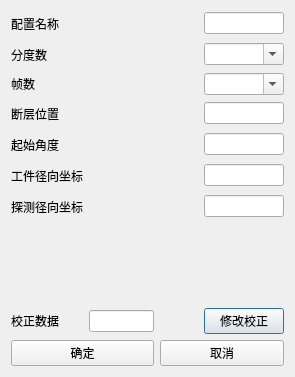
<?xml version="1.0" encoding="UTF-8"?>
<ui version="4.0">
 <class>SaveConeScanConfigDialog</class>
 <widget class="QDialog" name="SaveConeScanConfigDialog">
  <property name="geometry">
   <rect>
    <x>0</x>
    <y>0</y>
    <width>295</width>
    <height>377</height>
   </rect>
  </property>
  <property name="windowTitle">
   <string>SaveConeScanConfigDialog</string>
  </property>
  <layout class="QGridLayout" name="gridLayout">
   <item row="0" column="0">
    <widget class="QLabel" name="coneScanFrameAverageStaticLabel_5">
     <property name="minimumSize">
      <size>
       <width>0</width>
       <height>25</height>
      </size>
     </property>
     <property name="maximumSize">
      <size>
       <width>16777215</width>
       <height>25</height>
      </size>
     </property>
     <property name="text">
      <string>配置名称</string>
     </property>
    </widget>
   </item>
   <item row="0" column="1" colspan="2">
    <spacer name="horizontalSpacer_12">
     <property name="orientation">
      <enum>Qt::Horizontal</enum>
     </property>
     <property name="sizeHint" stdset="0">
      <size>
       <width>138</width>
       <height>20</height>
      </size>
     </property>
    </spacer>
   </item>
   <item row="0" column="3">
    <widget class="QLineEdit" name="configNameEdit">
     <property name="maximumSize">
      <size>
       <width>80</width>
       <height>16777215</height>
      </size>
     </property>
    </widget>
   </item>
   <item row="1" column="0">
    <widget class="QLabel" name="coneScanGraduationStaticLabel">
     <property name="minimumSize">
      <size>
       <width>0</width>
       <height>25</height>
      </size>
     </property>
     <property name="maximumSize">
      <size>
       <width>16777215</width>
       <height>25</height>
      </size>
     </property>
     <property name="text">
      <string>分度数</string>
     </property>
    </widget>
   </item>
   <item row="1" column="1" colspan="2">
    <spacer name="horizontalSpacer_5">
     <property name="orientation">
      <enum>Qt::Horizontal</enum>
     </property>
     <property name="sizeHint" stdset="0">
      <size>
       <width>138</width>
       <height>20</height>
      </size>
     </property>
    </spacer>
   </item>
   <item row="1" column="3">
    <widget class="QComboBox" name="graduationComboBox">
     <property name="minimumSize">
      <size>
       <width>80</width>
       <height>0</height>
      </size>
     </property>
     <property name="maximumSize">
      <size>
       <width>80</width>
       <height>16777215</height>
      </size>
     </property>
     <property name="inputMethodHints">
      <set>Qt::ImhNone</set>
     </property>
     <property name="editable">
      <bool>true</bool>
     </property>
    </widget>
   </item>
   <item row="2" column="0">
    <widget class="QLabel" name="coneScanFramesStaticLabel">
     <property name="maximumSize">
      <size>
       <width>16777215</width>
       <height>16777215</height>
      </size>
     </property>
     <property name="text">
      <string>帧数</string>
     </property>
    </widget>
   </item>
   <item row="2" column="1" colspan="2">
    <spacer name="horizontalSpacer_7">
     <property name="orientation">
      <enum>Qt::Horizontal</enum>
     </property>
     <property name="sizeHint" stdset="0">
      <size>
       <width>138</width>
       <height>20</height>
      </size>
     </property>
    </spacer>
   </item>
   <item row="2" column="3">
    <widget class="QComboBox" name="framesComboBox">
     <property name="minimumSize">
      <size>
       <width>80</width>
       <height>0</height>
      </size>
     </property>
     <property name="maximumSize">
      <size>
       <width>80</width>
       <height>16777215</height>
      </size>
     </property>
     <property name="inputMethodHints">
      <set>Qt::ImhNone</set>
     </property>
     <property name="editable">
      <bool>true</bool>
     </property>
    </widget>
   </item>
   <item row="3" column="0">
    <widget class="QLabel" name="coneScanFrameAverageStaticLabel">
     <property name="minimumSize">
      <size>
       <width>0</width>
       <height>25</height>
      </size>
     </property>
     <property name="maximumSize">
      <size>
       <width>16777215</width>
       <height>25</height>
      </size>
     </property>
     <property name="text">
      <string>断层位置</string>
     </property>
    </widget>
   </item>
   <item row="3" column="1" colspan="2">
    <spacer name="horizontalSpacer_8">
     <property name="orientation">
      <enum>Qt::Horizontal</enum>
     </property>
     <property name="sizeHint" stdset="0">
      <size>
       <width>138</width>
       <height>20</height>
      </size>
     </property>
    </spacer>
   </item>
   <item row="3" column="3">
    <widget class="QLineEdit" name="slicePosEdit">
     <property name="maximumSize">
      <size>
       <width>80</width>
       <height>16777215</height>
      </size>
     </property>
    </widget>
   </item>
   <item row="4" column="0">
    <widget class="QLabel" name="coneScanFrameAverageStaticLabel_2">
     <property name="minimumSize">
      <size>
       <width>0</width>
       <height>25</height>
      </size>
     </property>
     <property name="maximumSize">
      <size>
       <width>16777215</width>
       <height>25</height>
      </size>
     </property>
     <property name="text">
      <string>起始角度</string>
     </property>
    </widget>
   </item>
   <item row="4" column="1" colspan="2">
    <spacer name="horizontalSpacer_9">
     <property name="orientation">
      <enum>Qt::Horizontal</enum>
     </property>
     <property name="sizeHint" stdset="0">
      <size>
       <width>138</width>
       <height>20</height>
      </size>
     </property>
    </spacer>
   </item>
   <item row="4" column="3">
    <widget class="QLineEdit" name="orientIncEdit">
     <property name="maximumSize">
      <size>
       <width>80</width>
       <height>16777215</height>
      </size>
     </property>
    </widget>
   </item>
   <item row="5" column="0">
    <widget class="QLabel" name="coneScanFrameAverageStaticLabel_3">
     <property name="minimumSize">
      <size>
       <width>0</width>
       <height>25</height>
      </size>
     </property>
     <property name="maximumSize">
      <size>
       <width>16777215</width>
       <height>25</height>
      </size>
     </property>
     <property name="text">
      <string>工件径向坐标</string>
     </property>
    </widget>
   </item>
   <item row="5" column="1" colspan="2">
    <spacer name="horizontalSpacer_11">
     <property name="orientation">
      <enum>Qt::Horizontal</enum>
     </property>
     <property name="sizeHint" stdset="0">
      <size>
       <width>138</width>
       <height>20</height>
      </size>
     </property>
    </spacer>
   </item>
   <item row="5" column="3">
    <widget class="QLineEdit" name="sodEdit">
     <property name="maximumSize">
      <size>
       <width>80</width>
       <height>16777215</height>
      </size>
     </property>
    </widget>
   </item>
   <item row="6" column="0">
    <widget class="QLabel" name="coneScanFrameAverageStaticLabel_4">
     <property name="minimumSize">
      <size>
       <width>0</width>
       <height>25</height>
      </size>
     </property>
     <property name="maximumSize">
      <size>
       <width>16777215</width>
       <height>25</height>
      </size>
     </property>
     <property name="text">
      <string>探测径向坐标</string>
     </property>
    </widget>
   </item>
   <item row="6" column="1" colspan="2">
    <spacer name="horizontalSpacer_10">
     <property name="orientation">
      <enum>Qt::Horizontal</enum>
     </property>
     <property name="sizeHint" stdset="0">
      <size>
       <width>138</width>
       <height>20</height>
      </size>
     </property>
    </spacer>
   </item>
   <item row="6" column="3">
    <widget class="QLineEdit" name="sddEdit">
     <property name="maximumSize">
      <size>
       <width>80</width>
       <height>16777215</height>
      </size>
     </property>
    </widget>
   </item>
   <item row="7" column="0" colspan="4">
    <widget class="QWidget" name="panelWidget" native="true">
     <property name="sizePolicy">
      <sizepolicy hsizetype="Expanding" vsizetype="Expanding">
       <horstretch>0</horstretch>
       <verstretch>0</verstretch>
      </sizepolicy>
     </property>
     <property name="minimumSize">
      <size>
       <width>0</width>
       <height>0</height>
      </size>
     </property>
     <property name="autoFillBackground">
      <bool>false</bool>
     </property>
    </widget>
   </item>
   <item row="8" column="0">
    <widget class="QLabel" name="coneScanAirNameLabel">
     <property name="minimumSize">
      <size>
       <width>0</width>
       <height>25</height>
      </size>
     </property>
     <property name="maximumSize">
      <size>
       <width>16777215</width>
       <height>25</height>
      </size>
     </property>
     <property name="text">
      <string>校正数据</string>
     </property>
    </widget>
   </item>
   <item row="8" column="1">
    <widget class="QLineEdit" name="airNameEdit">
     <property name="maximumSize">
      <size>
       <width>80</width>
       <height>16777215</height>
      </size>
     </property>
    </widget>
   </item>
   <item row="8" column="3">
    <widget class="QPushButton" name="loadAirDataButton">
     <property name="text">
      <string>修改校正</string>
     </property>
    </widget>
   </item>
   <item row="9" column="0" colspan="2">
    <widget class="QPushButton" name="okButton">
     <property name="text">
      <string>确定</string>
     </property>
    </widget>
   </item>
   <item row="9" column="2" colspan="2">
    <widget class="QPushButton" name="cancelButton">
     <property name="text">
      <string>取消</string>
     </property>
    </widget>
   </item>
  </layout>
 </widget>
 <layoutdefault spacing="6" margin="11"/>
 <resources/>
 <connections/>
</ui>
